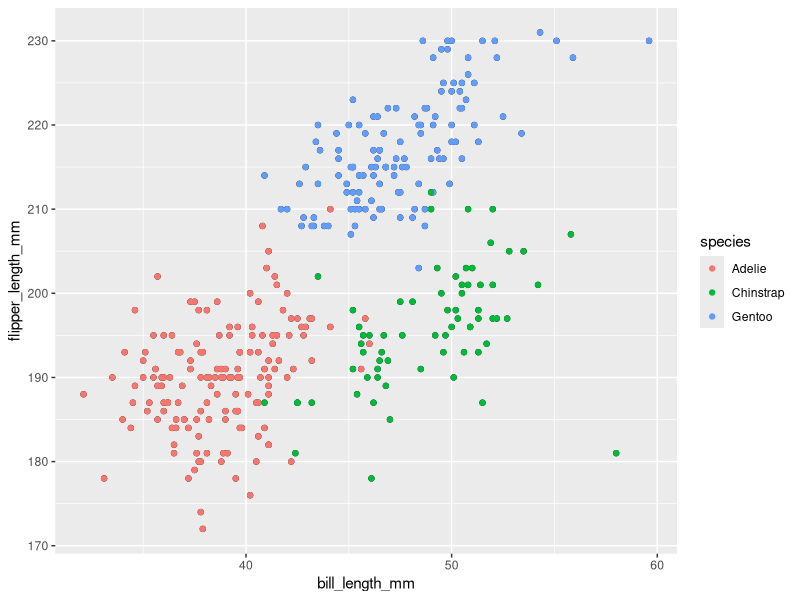
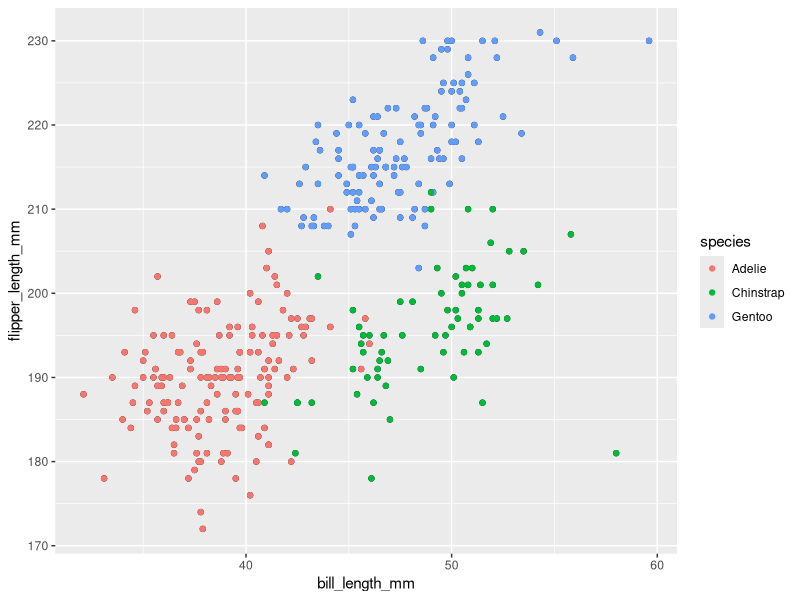

Reproduce these figures in R, in order.
## ---- chunk 1
#Library and data set load in
library(tidyverse)

#Hide annoying error messages
knitr::opts_chunk$set(warning = FALSE, message = FALSE)
## ---- chunk 2
#Load in data frame
data("penguins", package = "palmerpenguins")
## ---- chunk 3
#Create the scatterplot and save
ggplot(data = penguins, mapping = aes(x = bill_length_mm, y = flipper_length_mm)) + geom_point() + geom_point(aes(color=species))

ggsave("hw_scatterplot.pdf")
## ---- chunk 4
#Setting the seed
set.seed(21061)

#Producing a data frame
prob2_df = tibble(
  vec_random = rnorm(10, mean = 0, sd= 1 ),
  vec_logical = (vec_random > 0),
  vec_character = c("It", "was", "the", "best", "of", "times,", "it", "was", "the", "worst.."),
  vec_factor = factor(c("mild", "medium", "medium", "hot", "mild", "hot", "medium", "hot", "medium", "mild"))
)

#Take the mean of the variables
  #Mean of the random vector
mean_random = mean(
  pull(prob2_df,1))
  #Mean of the logical vector
mean_logical = mean(
  pull(prob2_df,2))
  #Mean of the character vector
mean_character = mean(
  pull(prob2_df,3))
  #Mean of the factor vector
mean_factor =mean(
  pull(prob2_df,4))
